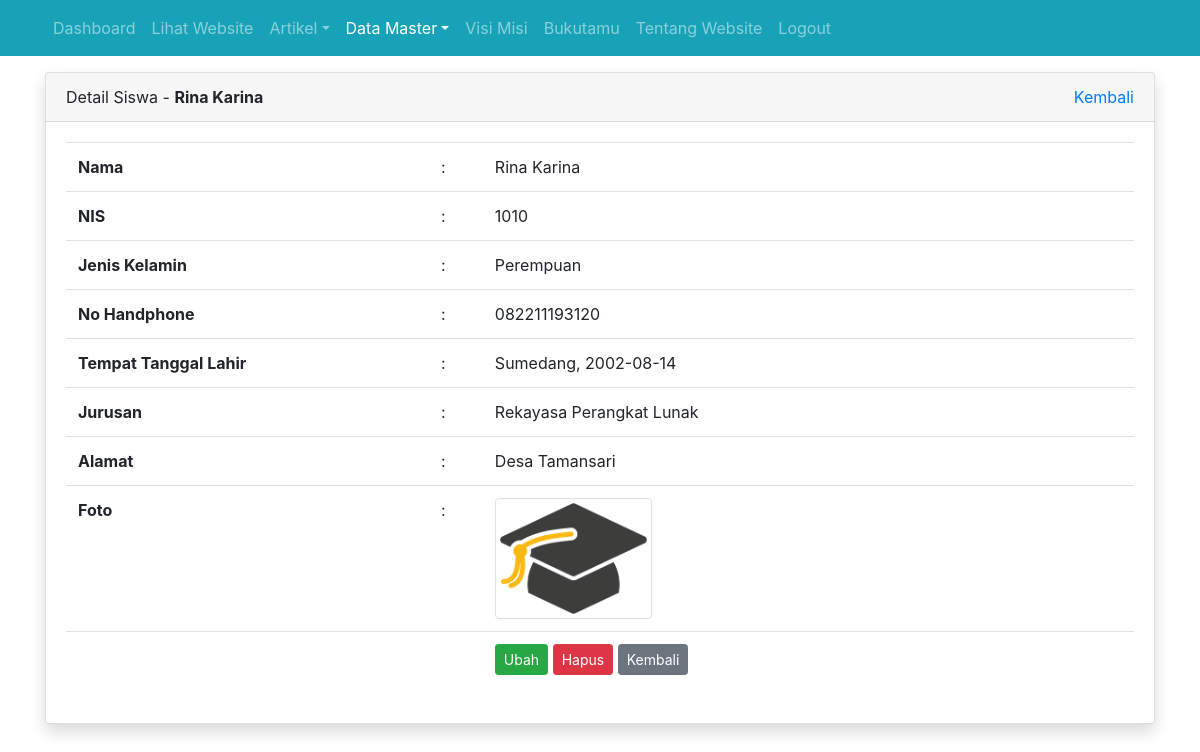
Screenshot of /admin/siswa/detail.php?id=5 (signed in) with the database file from the repository.
### tables this page shows
CREATE TABLE `tbl_siswa` (
  `id` int(11) NOT NULL,
  `nama` varchar(100) DEFAULT NULL,
  `nis` int(4) DEFAULT NULL,
  `jenis_kelamin` enum('L','P') DEFAULT NULL,
  `tempat_lahir` varchar(80) DEFAULT NULL,
  `tanggal_lahir` date DEFAULT NULL,
  `alamat` varchar(100) DEFAULT NULL,
  `no_hp` varchar(12) DEFAULT NULL,
  `foto` varchar(120) DEFAULT NULL,
  `id_jurusan` int(11) DEFAULT NULL
);

CREATE TABLE `tbl_jurusan` (
  `id` int(11) NOT NULL,
  `nama_jurusan` varchar(30) DEFAULT NULL,
  `ka_prodi` int(11) DEFAULT NULL
);

### admin/siswa/detail.php (the view, shortened to what this page needs)
<?php
require_once '../../koneksi.php';
$id = $_GET['id'];
$query = mysqli_query($koneksi, "SELECT tbl_siswa.*, tbl_jurusan.nama_jurusan FROM tbl_siswa LEFT JOIN tbl_jurusan ON tbl_siswa.id_jurusan = tbl_jurusan.id WHERE tbl_siswa.id = $id");
$row = mysqli_fetch_assoc($query);
?>
<!DOCTYPE html>
<html>
<head>
	<link rel="stylesheet" href="../../resources/datatables/datatables.min.css">
	<link rel="stylesheet" href="../../resources/css/bootstrap.min.css">
</head>
<body>
	<?php require_once '../navbar.php'; ?>
	<div class="container mt-3">
		<div class="row">
			<div class="col">
				<div class="card shadow">
					<div class="card-header">
						<div class="clearfix">
							<div class="float-left">
								Detail Siswa - <strong><?= $row['nama'] ?></strong>
							</div>
							<div class="float-right">
								<a href="index.php">Kembali</a>
							</div>
						</div>
					</div>
					<div class="card-body">
						<table class="table table-stripped">
							<tr>
								<td><b>Nama</b></td>
								<td>:</td>
								<td><?= $row['nama'] ?></td>
							</tr>
							<tr>
								<td><b>NIS</b></td>
								<td>:</td>
								<td><?= $row['nis'] ?></td>
							</tr>
							<tr>
								<td><b>Jenis Kelamin</b></td>
								<td>:</td>
								<td>
									<?= $row['jenis_kelamin'] == 'P' ? 'Perempuan' : '' ?>
								</td>
							</tr>
							<tr>
								<td><b>No Handphone</b></td>
								<td>:</td>
								<td><?= $row['no_hp'] ?></td>
							</tr>
							<tr>
								<td><b>Tempat Tanggal Lahir</b></td>
								<td>:</td>
								<td><?= $row['tempat_lahir'] ?>, <?= $row['tanggal_lahir'] ?></td>
							</tr>
							<tr>
								<td><b>Jurusan</b></td>
								<td>:</td>
								<td><?= $row['nama_jurusan'] ?></td>
							</tr>
							<tr>
								<td><b>Alamat</b></td>
								<td>:</td>
								<td><?= $row['alamat'] ?></td>
							</tr>
							<tr>
								<td><b>Foto</b></td>
								<td>:</td>
								<td><img src="../../images/siswa/<?= $row['foto'] ?>" alt="<?= $row['nama'] ?>" width="25%" class="img-thumbnail"></td>
							</tr>
							<tr>
								<td><b></td>
								<td></td>
								<td>
									<a href="ubah.php?id=<?= $row['id'] ?>" class="btn btn-success btn-sm">Ubah</a>
									<a href="hapus.php?id=<?= $row['id'] ?>" class="btn btn-danger btn-sm" onclick="return confirm('apakah anda yakin?')">Hapus</a>
									<a href="index.php" class="btn btn-secondary btn-sm">Kembali</a>
								</td>
							</tr>
						</table>
					</div>
				</div>
			</div>
		</div>
	</div>
</body>
</html>

### rows the page displays
tbl_siswa: nama "Rina Karina", nis "1010", no_hp "082211193120", tempat_lahir "Sumedang", tanggal_lahir "2002-08-14", id_jurusan.nama_jurusan "Rekayasa Perangkat Lunak", alamat "Desa Tamansari", foto (picture)
